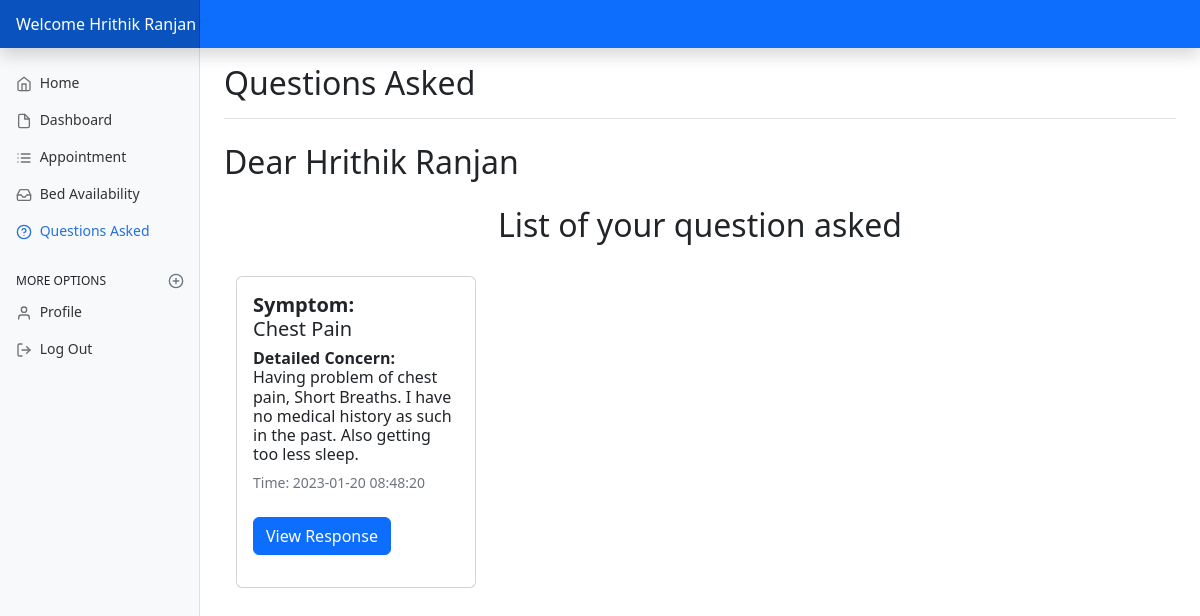
Page /patient/question.php (signed in) on the committed database.
### tables this page shows
CREATE TABLE `patient` (
  `icPatient` int(7) NOT NULL,
  `password` varchar(255) NOT NULL,
  `patientFirstName` varchar(20) DEFAULT NULL,
  `patientLastName` varchar(20) DEFAULT NULL,
  `patientMaritalStatus` varchar(10) DEFAULT NULL,
  `patientDOB` date DEFAULT NULL,
  `patientGender` varchar(10) DEFAULT NULL,
  `patientAddress` varchar(100) DEFAULT NULL,
  `patientPhone` varchar(15) DEFAULT NULL,
  `patientEmail` varchar(100) NOT NULL,
  `timestamp` datetime NOT NULL DEFAULT current_timestamp()
);

CREATE TABLE `threads` (
  `thread_id` int(7) NOT NULL,
  `thread_title` varchar(255) NOT NULL,
  `thread_desc` text NOT NULL,
  `thread_user_id` int(7) NOT NULL,
  `departmentName` varchar(50) NOT NULL DEFAULT 'Physician',
  `timestamp` datetime NOT NULL DEFAULT current_timestamp()
);

### patient/question.php (the view, shortened to what this page needs)
<?php
include_once '../assets/conn/dbconnect.php';
$session = $_SESSION['patientSession'];
$res = mysqli_query($con, "SELECT * FROM patient WHERE icPatient=" . $session);
$userRow = mysqli_fetch_array($res, MYSQLI_ASSOC);
?>
<!DOCTYPE html>
<html>
<head>
    <link href="assets/css/bootstrap.min.css" rel="stylesheet">
    <link href="dashboard.css" rel="stylesheet">
</head>
<body>
    <header class="navbar navbar-dark sticky-top bg-primary flex-md-nowrap p-0 shadow">
        <a class="navbar-brand col-md-3 col-lg-2 me-0 px-3 fs-6" href="appointment.php">Welcome
            <?php echo $userRow['patientFirstName'] . ' ' . $userRow['patientLastName']; ?>
        </a>
    </header>
    <div class="container-fluid">
        <div class="row">
            <nav id="sidebarMenu" class="col-md-3 col-lg-2 d-md-block bg-light sidebar collapse">
                <div class="position-sticky pt-3 sidebar-sticky">
                    <ul class="nav flex-column">
                    <li class="nav-item">
							<a class="nav-link" aria-current="page" href="../index.php">
								<span data-feather="home" class="align-text-bottom"></span>
								Home
							</a>
						</li>
                        <li class="nav-item">
                            <a class="nav-link" aria-current="page" href="patient.php">
                                <span data-feather="file" class="align-text-bottom"></span>
                                Dashboard
                            </a>
                        </li>
                        <li class="nav-item">
                            <a class="nav-link"
                                href="patientapplist.php?patientId=<?php echo $userRow['icPatient']; ?>">
                                <span data-feather="list" class="align-text-bottom"></span>
                                Appointment
                            </a>
                        </li>
                        <li class="nav-item">
							<a class="nav-link" href="bed.php">
								<span data-feather="inbox" class="align-text-bottom"></span>
								Bed Availability
							</a>
						</li>
                        <li class="nav-item">
                            <a class="nav-link active" href="question.php">
                                <span data-feather="help-circle" class="align-text-bottom"></span>
                                Questions Asked
                            </a>
                        </li>
                    </ul>
                    <h6
                        class="sidebar-heading d-flex justify-content-between align-items-center px-3 mt-4 mb-1 text-uppercase">
                        <span>More options</span>
                        <a class="link-secondary" href="#" aria-label="Add a new report">
                            <span data-feather="plus-circle" class="align-text-bottom"></span>
                        </a>
                    </h6>
                    <ul class="nav flex-column mb-2">
                        <li class="nav-item">
                            <a class="nav-link" href="profile.php">
                                <span data-feather="user" class="align-text-bottom"></span>
                                Profile
                            </a>
                        </li>
                        <li class="nav-item">
                            <a class="nav-link" href="patientlogout.php?logout">
                                <span data-feather="log-out"></span>
                                Log Out
                            </a>
                        </li>
                    </ul>
                </div>
            </nav>
            <main class="col-md-9 ms-sm-auto col-lg-10 px-md-4">
                <div class="d-flex justify-content-between flex-wrap flex-md-nowrap align-items-center pt-3 pb-2 mb-3 border-bottom">
                    <h1 class="h2">Questions Asked</h1>
                </div>
                <h2 class="my-4">Dear <?php echo $userRow['patientFirstName']; ?>
                    <?php echo $userRow['patientLastName']; ?></h2>
                <div class="col-md-12 col-sm-9  user-wrapper">
                    <div class="description">
                        <div class="panel panel-default">
                            <div class="panel-body">
                                <div class="container my-4" id="ques">
                                    <h2 class="text-center my-4"> List of your question asked</h2>
                                    <div class="row my-4">
                                        <?php
                                        $sql = "SELECT * FROM `threads` WHERE thread_user_id='$session'";
                                        $result = mysqli_query($con, $sql);
                                        while ($row = mysqli_fetch_assoc($result)) {
                                            $id = $row['thread_id'];
                                            $cat = $row['thread_title'];
                                            $desc=$row['thread_desc'];
                                            echo '<div class="col-md-3 my-2">
                                                    <div class="card" style="width: 15rem; height:auto;">
                                                          <div class="card-body">
                                                            <h5 class="card-title"><strong>Symptom:</strong><br>' . $cat . '</h5>
                                                            <h6 class="card-title"><strong>Detailed Concern:</strong><br> ' . $desc . '</h6>
                                                            <p class="text-muted">Time: '.$row['timestamp'].'
                                                            <a href="questionlist.php?threadid=' . $id . '" class="btn btn-primary mt-4">View Response</a>
                                                          </div>
                                                    </div>
                                                  </div>';
                                        }
                                        ?>
                                    </div>
                                </div>
                            </div>
                        </div>
                    </div>
                </div>
            </main>
        </div>
    </div>
</body>
</html>

### patient/dashboard.css (style rules this page uses)
body { font-size: .875rem; }
.feather { width: 16px; height: 16px; }
.sidebar { position: fixed; top: 0; bottom: 0; left: 0; z-index: 100; padding: 48px 0 0; box-shadow: inset -1px 0 0 rgba(0, 0, 0, .1); }
.sidebar-sticky { height: calc(100vh - 48px); overflow-x: hidden; overflow-y: auto; }
.sidebar .nav-link { font-weight: 500; color: #333; }
.sidebar .nav-link .feather { margin-right: 4px; color: #727272; }
.sidebar .nav-link.active { color: #2470dc; }
.sidebar .nav-link:hover .feather, .sidebar .nav-link.active .feather { color: inherit; }
.sidebar-heading { font-size: .75rem; }
.navbar-brand { padding-top: .75rem; padding-bottom: .75rem; background-color: rgba(0, 0, 0, .25); box-shadow: inset -1px 0 0 rgba(0, 0, 0, .25); }

### rows in the picture
patient: patientFirstName "Hrithik", patientLastName "Ranjan"
threads: thread_title "Chest Pain", thread_desc "Having problem of chest pain, Short Breaths. I have no medical history as such in the past. Also getting too less sleep.", timestamp "2023-01-20 08:48:20"
